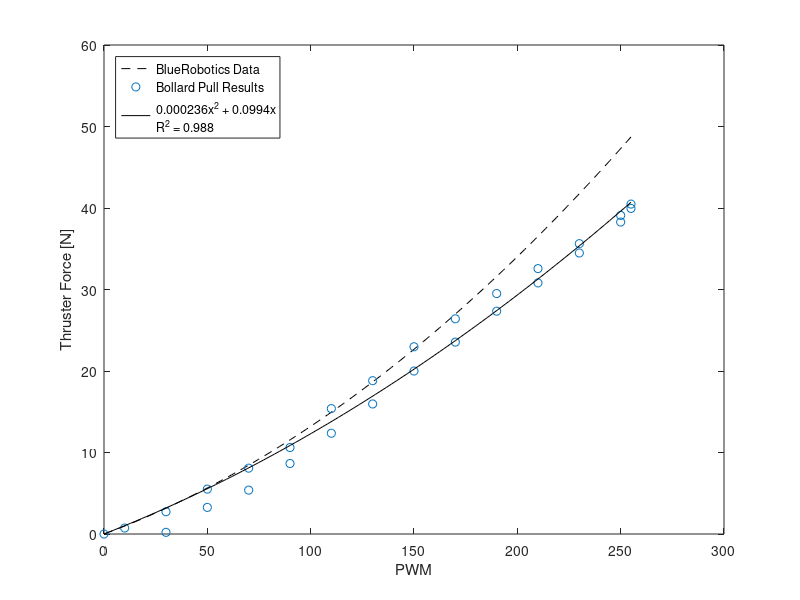
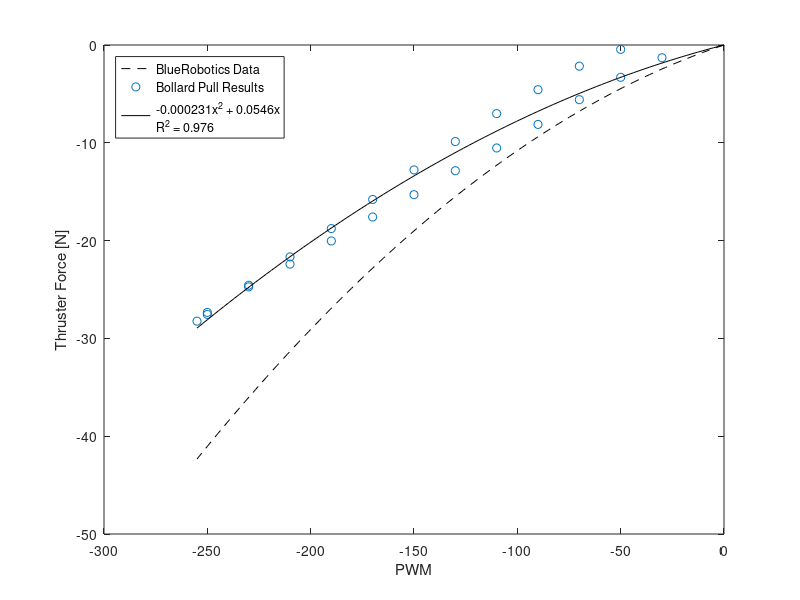

MATLAB code to generate these figures, in order:
load bollard.mat
bollard(:,2) = bollard(:,2).*9.807;
bollard(:,2) = bollard(:,2).*0.4161;

% Coefficients at 12V
T200_12F = [0.000250136874736; 0.076253010080822; 0];        
T200_12R = [-0.000246067240275; 0.057220152975021; 0];             
                   
                   
% BlueRobotics vs. Bollard Pull Thrusts

T200_148F(1) = T200_12F(1)*(14.8/12)^2;
T200_148F(2) = T200_12F(2)*(14.8/12);
T200_148F(3) = 0;
pwm = linspace(0,255);

T200_148F_fit = polyval(T200_148F,pwm);
T200_148F_act = polyval([0.0002362; 0.09939; 0],pwm);

close all
figure
hold on; box on;
axis([0,300,0,60])
plot(pwm,T200_148F_fit,'--k')
plot(bollard(1:28,1),bollard(1:28,2),'o')
plot(pwm,T200_148F_act,'-k')

legend('BlueRobotics Data','Bollard Pull Results',...
    sprintf( '%s\n%s','0.000236x^2 + 0.0994x', 'R^2 = 0.988'),...
    'Location', 'NorthWest')
xlabel('PWM')
ylabel('Thruster Force [N]')
hold off


% Reverse

T200_148R(1) = T200_12R(1)*(14.8/12)^2;
T200_148R(2) = T200_12R(2)*(14.8/12);
T200_148R(3) = 0;
pwm = linspace(0,-255);


bollard(36:59,2) = -bollard(36:59,2);
T200_148R_fit = polyval(T200_148R,pwm);
T200_148R_act = polyval([-0.0002312; 0.05456; 0],pwm);



figure
hold on; box on;
%axis([0,300,0,60])
plot(pwm,T200_148R_fit,'--k')
plot(bollard(36:59,1),bollard(36:59,2),'o')
plot(pwm,T200_148R_act,'-k')

legend('BlueRobotics Data','Bollard Pull Results',...
    sprintf( '%s\n%s','-0.000231x^2 + 0.0546x', 'R^2 = 0.976'),...
    'Location', 'NorthWest')
xlabel('PWM')
ylabel('Thruster Force [N]')
hold off



